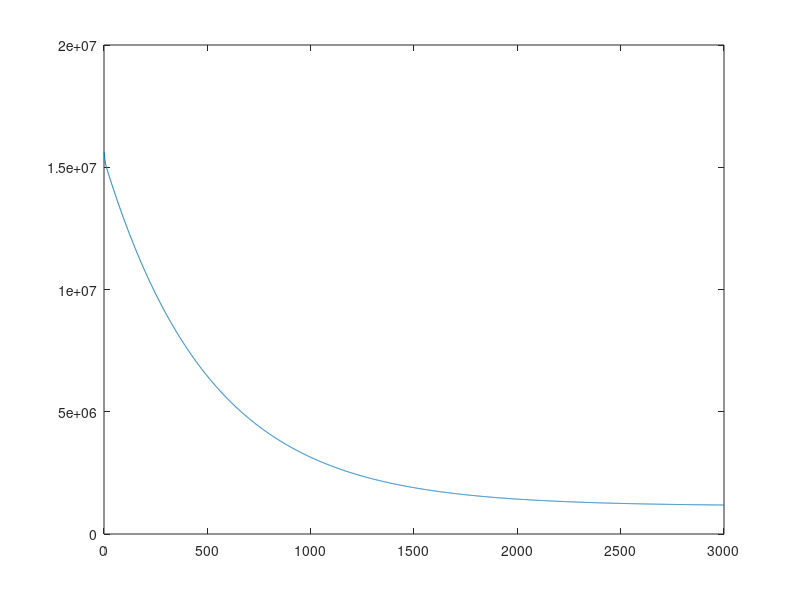

The MATLAB script that drew this image:
clc;
clear;

% Define normalizing function
normalize = @(v) (v-mean(v))/std(v);
% ---------------------------------- %

% Num of iterations
k = 3000;
% Load data
data = csvread('data.csv', 1, 0);
x1 = data(:, 1);
x2 = data(:, 2);
y = data(:, 3);
% Initialize variables
x = [ones(349,1) (x1) normalize(x2)];
[m, n] = size(x);
w = [randn(1, n); zeros(k-1, n)];
h = zeros(m, 1);
b = 0;
% Initialize cost vector
cost = zeros(k, 1);
% Learning rate (alpha)
lr = 0.001;
% Start learning
for iter = 1:k
    % Update hypothesis
    h = x*w(iter,:)' + b;
    % Update cost
    cost(iter) =(1/2*m)*((h-y)'*(h-y));
    % Update weights (Stochastic GD)
    for i = 1:m
        for j = 1:n
            w(iter, j) = w(iter, j) - lr*(1/m)*(h(i)-y(i))*x(i,j);
        end
    end
    w(iter+1,:) = w(iter,:);
end
% J vs k
figure(1)
plot(cost);
